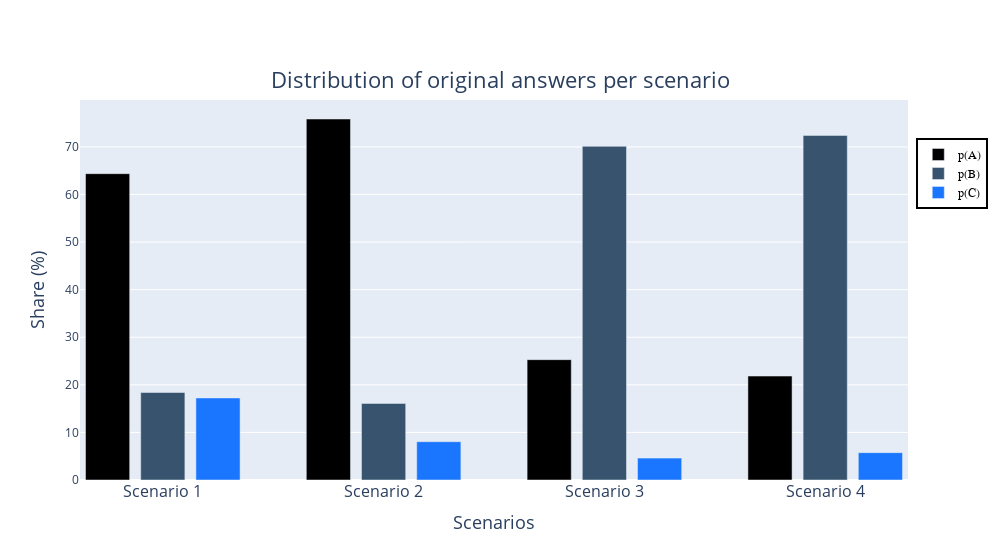

Here is the notebook cell this chart was saved with:
### Code cell
PT_plot_og_results(PT_original_results)

### Figure 1 — Plotly figure (JSON) as saved in the notebook; plotly's stock layout.template omitted (floating-point values rounded to 4 significant figures)
{"data": [{"customdata": ["87", "87", "87", "87"], "hovertemplate": "Percentage: %{y:.2f}%<br>Number of observations: %{customdata}<extra></extra>", "marker": {"color": "black"}, "name": "p(A)", "type": "bar", "x": [0.1, 0.3, 0.5, 0.7], "y": [64.37, 75.86, 25.29, 21.84]}, {"customdata": ["87", "87", "87", "87"], "hovertemplate": "Percentage: %{y:.2f}%<br>Number of observations: %{customdata}<extra></extra>", "marker": {"color": "rgb(55, 83, 109)"}, "name": "p(B)", "type": "bar", "x": [0.15, 0.35, 0.55, 0.75], "y": [18.39, 16.09, 70.11, 72.41]}, {"customdata": ["87", "87", "87", "87"], "hovertemplate": "Percentage: %{y:.2f}%<br>Number of observations: %{customdata}<extra></extra>", "marker": {"color": "rgb(26, 118, 255)"}, "name": "p(C)", "type": "bar", "x": [0.2, 0.4, 0.6, 0.8], "y": [17.24, 8.05, 4.6, 5.75]}], "layout": {"barmode": "group", "legend": {"bordercolor": "black", "borderwidth": 2, "font": {"color": "black", "family": "Arial", "size": 12}, "x": 1.01, "y": 0.9}, "margin": {"t": 100}, "title": {"font": {"size": 22}, "text": "Distribution of original answers per scenario", "x": 0.5, "y": 0.87}, "width": 1000, "xaxis": {"tickfont": {"size": 16}, "ticktext": ["Scenario 1", "Scenario 2", "Scenario 3", "Scenario 4"], "tickvals": [0.15, 0.35, 0.55, 0.75], "title": {"font": {"size": 18}, "text": "Scenarios"}}, "yaxis": {"title": {"font": {"size": 18}, "text": "Share (%)"}}}}
